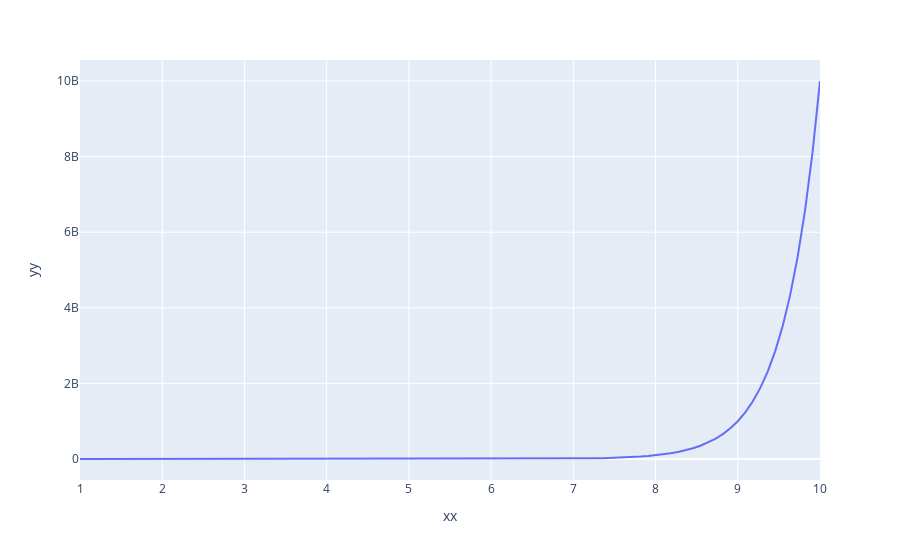

This figure's notebook cell:
### Code cell
px.line(df, x='xx', y='yy')
#px.scatter(df, x='xx', y='yy')
#px.area(df, x='xx', y='yy')
#px.histogram(df, x="xx")
